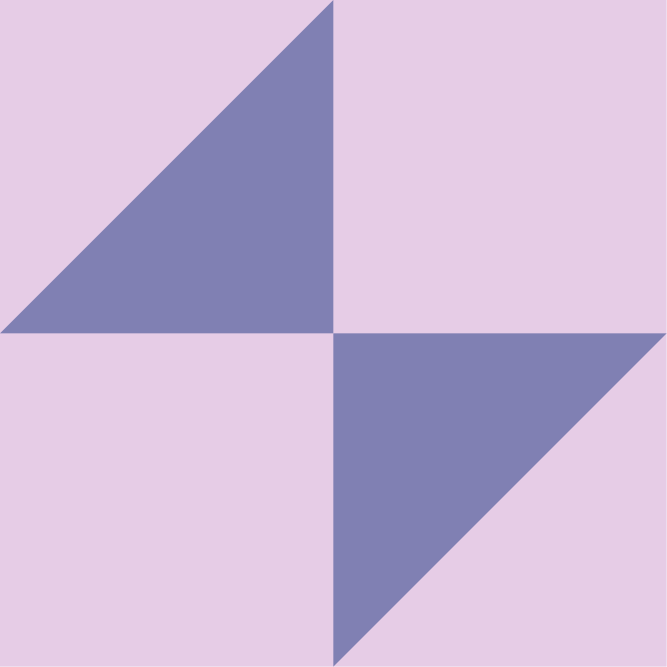

This figure's Python source:
#In cm
import cairo
width=WIDTH = height=HEIGHT = 5
PIXEL_SCALE = 100 #400 px width and height

#width, height = width_in_points, height_in_points
with cairo.SVGSurface("back_ground.svg",  WIDTH*PIXEL_SCALE,HEIGHT*PIXEL_SCALE) as surface:
    ctx = cairo.Context(surface)
    ctx.scale(PIXEL_SCALE,PIXEL_SCALE) #scaling
    #setting backgound
    ctx.rectangle(0, 0, WIDTH, HEIGHT)
    ctx.set_source_rgb(0.9, 0.8, 0.9)
    ctx.fill()
    #ctx.set_line_width(1)
    ctx.move_to(0, 2.5)
    ctx.line_to(2.5, 0)
    ctx.line_to(2.5, 2.5)
    ctx.close_path()
    ctx.set_source_rgb(0.5, 0.5, 0.7)
    ctx.fill()
    ctx.move_to(2.5, 2.5)
    ctx.line_to(5, 2.5)
    ctx.line_to(2.5, 5)
    ctx.fill_preserve()
    ctx.set_source_rgb(0.5, 0.5, 0.7) #color
    #ctx.set_line_width(0.1)
    #ctx.stroke()
    surface.write_to_png('back_ground.png')
import os
os.startfile("back_ground.svg")
